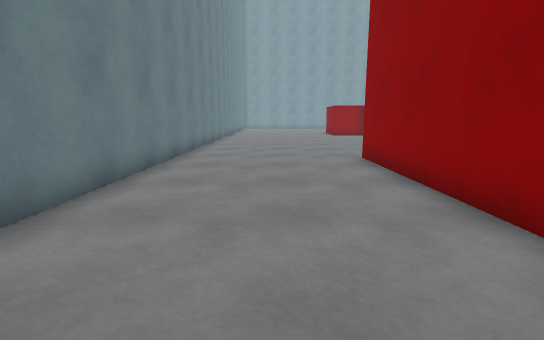
View 1 (above)

24 first-person views from a walk through a Unity game level. The camera is 1.2 m above the floor, tilts 10° down and sees 85° across. The floor is counted in squares, 1 m on a side. Each view is taken from the middle of a square. On the plan, view 1 faces up. The plan holds only what a view shows up to about 13 squares ahead; the rest is blank. The place goes on beyond the plan. The player is left out. Some animated figures are left out.

View 2
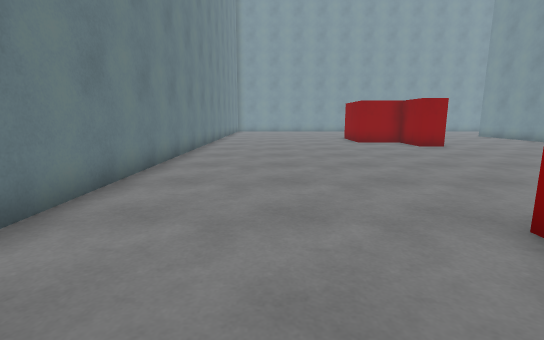

View 3
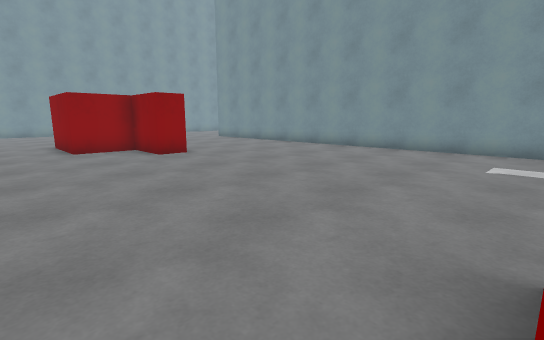

View 4
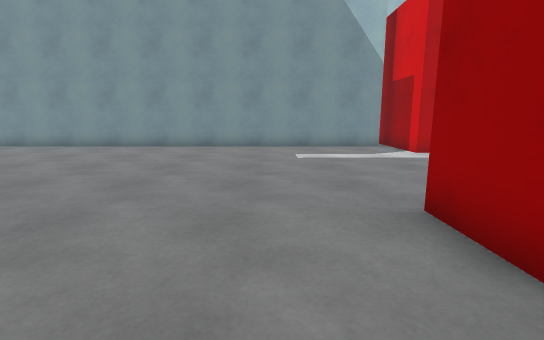

View 5
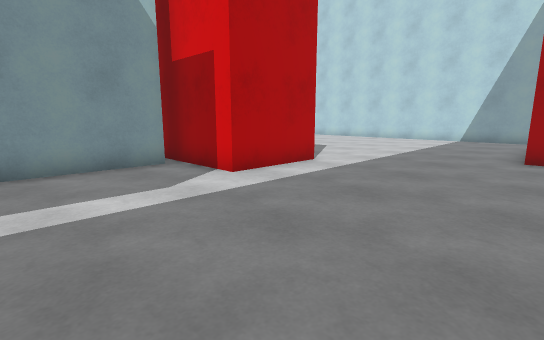

View 6
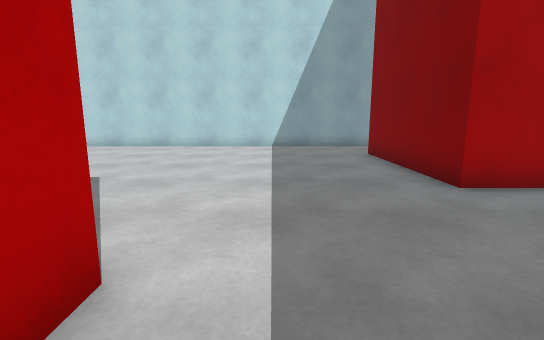

View 7
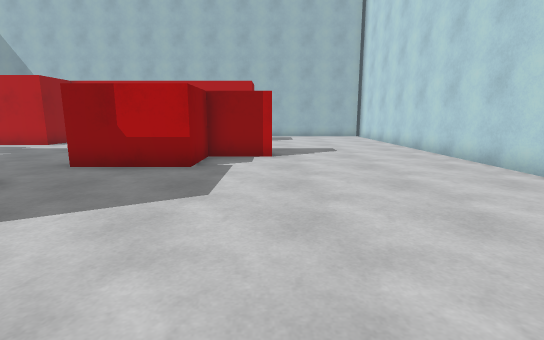

View 8
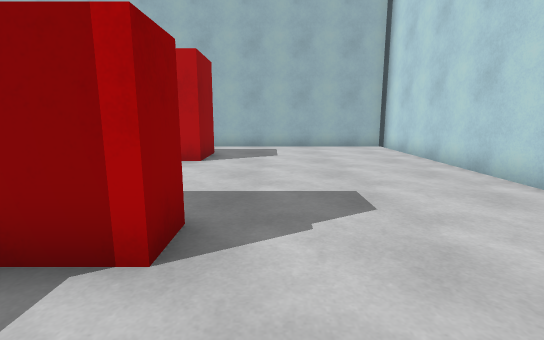

View 9
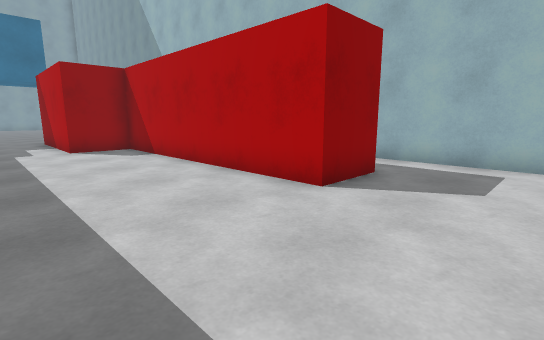

View 10
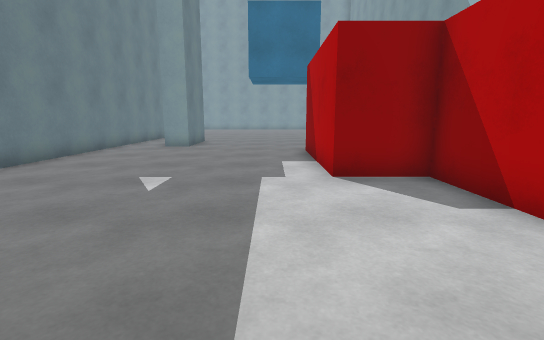

View 11
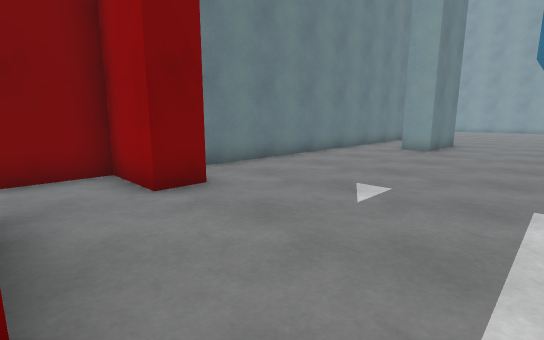

View 12
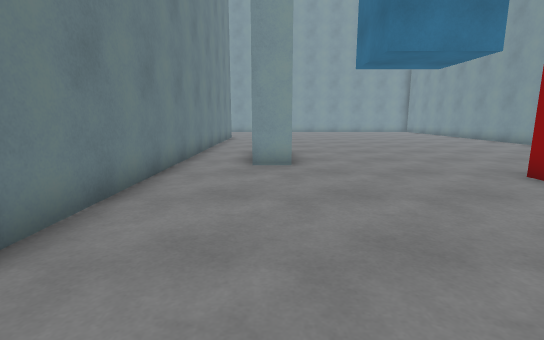

View 13
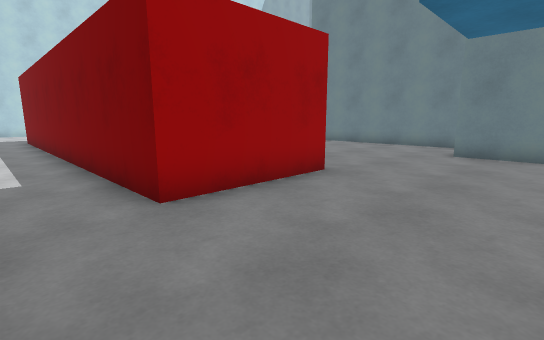

View 14
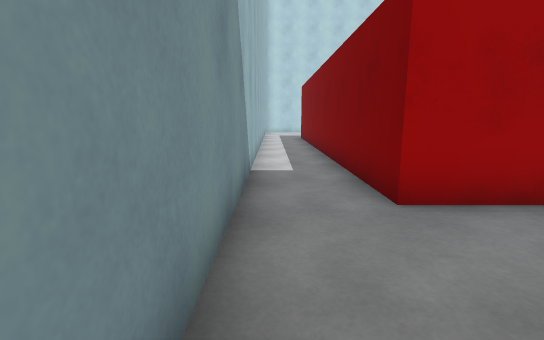

View 15
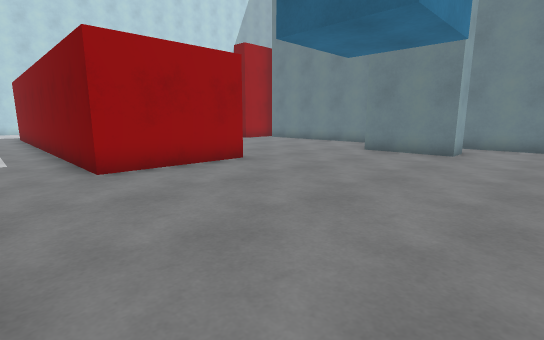

View 16
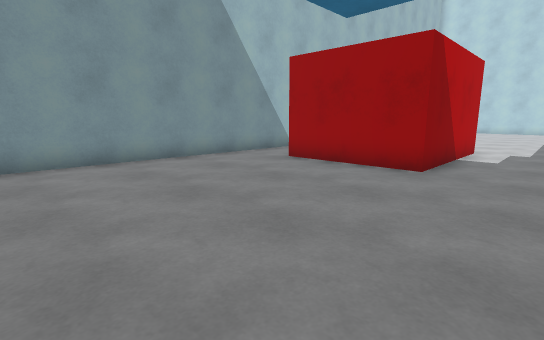

View 17
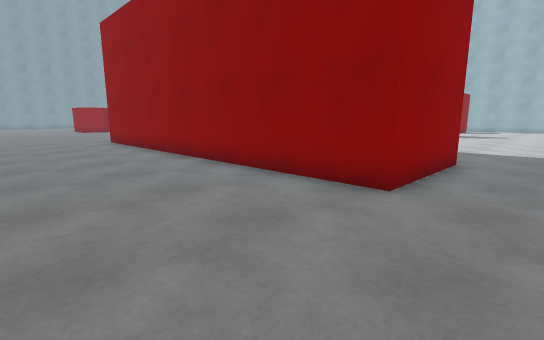

View 18
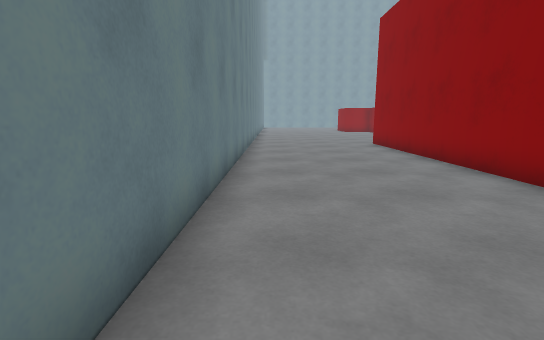

View 19
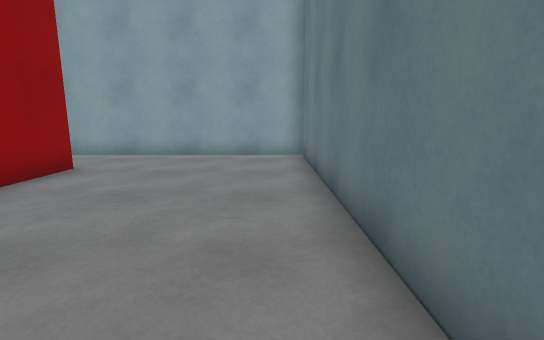

View 20
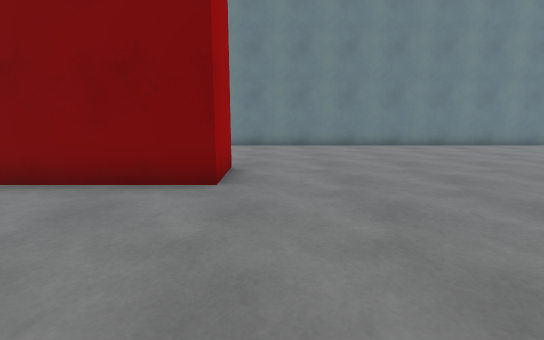

View 21
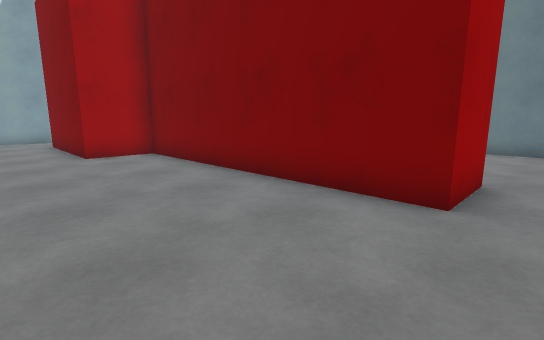

View 22
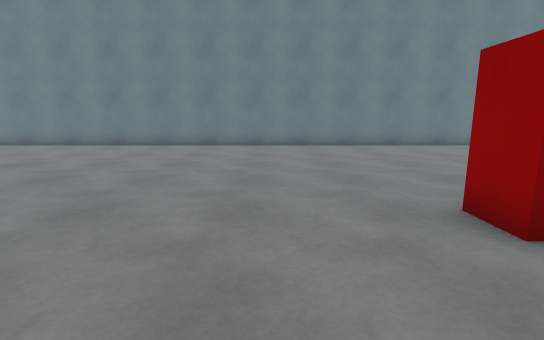

View 23
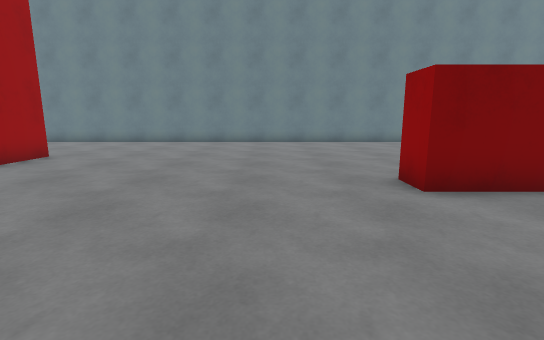

View 24
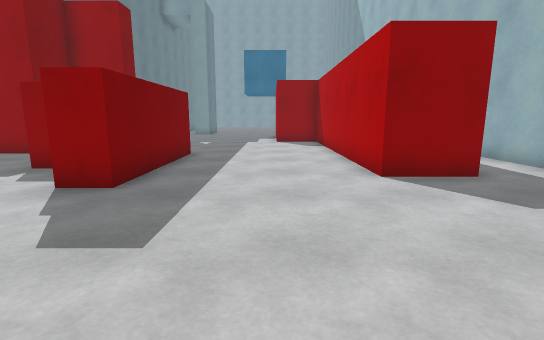

### Floor plan
Points are (right, up) in squares from view 1. A wall is a line through its corners. A room is listed if a view was taken in it or the views show most of it. See-through windows are left out.
Room 1 (views 1, 2, 3, 4, 5, 6, 7, 8, 9, 10, 11, 12, 13, 14, 15, 16, 17, 18, 19, 20, 21, 22, 23, 24)
walls: (13.5, 6.4) (13.5, 20.5); (16.3, 6.1) (16.3, 5); (13.9, 3) (12.8, 3); (11.2, 2.9) (11.2, 6) (14.6, 6); (19.3, 3.1) (19.3, -2) (18.2, -2) (18.2, 0) (16.2, 0) (16.2, 3); (4.7, 9) (4.7, 0) (6.7, 0) (6.7, -5) (2.8, -5) (2.8, 9) (4.7, 9); (16.5, 17.5) (17.5, 17.5) (17.5, 14.5) (16.5, 14.5); (14.5, 20.1) (14.5, 7); (7.3, 20.5) (7.3, 18.5) (6.3, 18.5) (6.3, 20.5) (4.9, 20.5); (26.4, -1) (24.3, -1) (24.3, 8) (22.3, 8) (22.3, 13) (26.2, 13) (26.2, 0.1); (28.5, 4.1) (28.5, 20.2); (-3, 20.5) (-3, -7.5); (28.5, -7.6) (28.5, 2.2); (-3.1, -7.8) (29.2, -7.8)
ways out: opening at (15, 3) to room 2; opening at (16, 4) to room 2
Room 2 (no view inside)
walls: (16.3, 5) (14.3, 5) (14.3, 3.1)
ways out: opening at (15, 3) to room 1; opening at (16, 4) to room 1

Where each view was taken, in squares from view 1:
view 1: 0 up, 0 right, facing up
view 2: 6 up, 0 right, facing up
view 3: 9 up, 2 right, facing up-right
view 4: 11 up, 1 right, facing right
view 5: 10 up, 6 right, facing down-right
view 6: 5 up, 10 right, facing down
view 7: 2 down, 9 right, facing right
view 8: 3 down, 16 right, facing right
view 9: 4 down, 20 right, facing up-right
view 10: 2 up, 21 right, facing up
view 11: 3 up, 21 right, facing up-left
view 12: 7 up, 17 right, facing up
view 13: 17 up, 28 right, facing down-left
view 14: 17 up, 28 right, facing down
view 15: 20 up, 28 right, facing down-left
view 16: 20 up, 20 right, facing down-right
view 17: 7 down, 2 left, facing up-right
view 18: 5 down, 2 left, facing up
view 19: 2 up, 2 left, facing down
view 20: 10 up, 10 right, facing left
view 21: 10 up, 9 right, facing down-left
view 22: 16 up, 10 right, facing left
view 23: 16 up, 12 right, facing left
view 24: 7 down, 22 right, facing up
